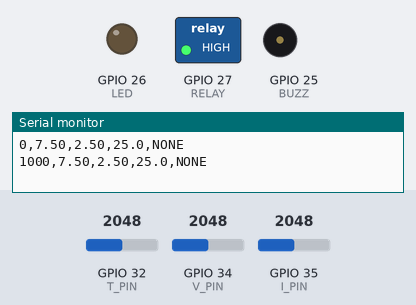
This sketch was run on a simulated ESP32. Parts: switched loads named in the sketch (green lamp = pin HIGH), output pins drawn as LEDs (lit = HIGH), buzzer (waves = sounding, pin HIGH), the last lines printed to the serial monitor. The test bench sets the inputs (shaded band); at power-on: GPIO 34 (V_PIN) = 2048, GPIO 32 (T_PIN) = 2048, GPIO 35 (I_PIN) = 2048.

Above: at 1.8 s.
1.9 s: GPIO 34 (V_PIN) set to 1271
3.4 s: GPIO 34 (V_PIN) set to 1164
At 4.9 s:
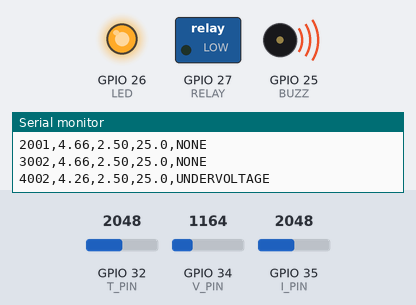
Timing chart, 0 to 6.4 s (numbered marks = the images above; inputs shaded):
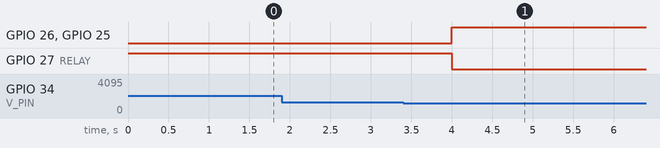

Measured:
- the behaviour switches between 1229 and 1228 on GPIO 34 (V_PIN) (found by bisection; images 0 and 1)
- after the input at 3.4 s, GPIO 26 (LED), GPIO 25 (BUZZ): LOW → HIGH after 0.60 s; GPIO 27 (RELAY): HIGH → LOW after 0.60 s

The sketch:

fault_detection.ino
```cpp
const int V_PIN = 34, I_PIN = 35, T_PIN = 32;
const int BUZZ = 25, LED = 26, RELAY = 27;

const float V_MAX = 12.0, V_MIN = 4.5; // volts
const float I_MAX = 3.5;               // amps
const float T_MAX = 60.0;              // deg C
const float BETA = 3950;

bool faultLatched = false;

float readTemp() {
  int a = analogRead(T_PIN);
  return 1 / (log(1 / (4095. / a - 1)) / BETA + 1.0 / 298.15) - 273.15;
}

void setup() {
  Serial.begin(115200);
  pinMode(BUZZ, OUTPUT); pinMode(LED, OUTPUT); pinMode(RELAY, OUTPUT);
  digitalWrite(RELAY, HIGH); // load ON
}

void loop() {
  float v = analogRead(V_PIN) * 15.0 / 4095.0; // scale to 0-15 V
  float i = analogRead(I_PIN) * 5.0 / 4095.0;  // scale to 0-5 A
  float t = readTemp();

  const char* fault = "NONE";
  if (v > V_MAX) fault = "OVERVOLTAGE";
  else if (v < V_MIN) fault = "UNDERVOLTAGE";
  else if (i > I_MAX) fault = "OVERCURRENT";
  else if (t > T_MAX) fault = "OVERHEAT";

  if (fault[0] != 'N' && !faultLatched) {
    faultLatched = true;
    digitalWrite(RELAY, LOW);   // cut load
    digitalWrite(LED, HIGH);
    digitalWrite(BUZZ, HIGH);
  }

  // CSV log: time_ms,V,I,T,fault
  Serial.printf("%lu,%.2f,%.2f,%.1f,%s\n", millis(), v, i, t, fault);
  delay(1000);
}
```
